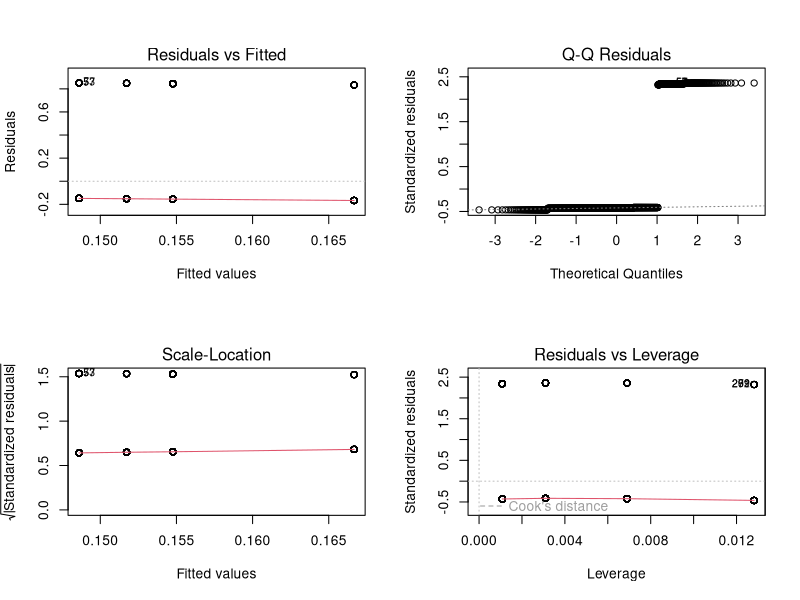

Source code (R):
# -------------------------------------------------------------------------
# Script 03: Inferential Analysis & Hypothesis Testing
# Member: Navoda D G H (IT23265806)
# Project: TPSM Work-Life Productivity Analysis
# -------------------------------------------------------------------------

# --- Block 1: Setup & Data Ingestion ---
# Loading the "Single Source of Truth" dataset
data <- read.csv("data/processed/cleaned_hr_data.csv")

# Ensure Independent Variable (IV) is a factor for grouping
data$WorkLifeBalance <- as.factor(data$WorkLifeBalance)

# Ensure Dependent Variable (DV) is numeric (Re-coded from factor if necessary)
data$Performance_Binary <- as.numeric(as.character(data$Performance_Binary))

# Create directory structure for outputs
dir.create("results/tables", recursive = TRUE, showWarnings = FALSE)
dir.create("results/plots", recursive = TRUE, showWarnings = FALSE)


# --- Block 2: Spearman Correlation ---
# Method: Spearman Rank Correlation (Non-parametric)
# Note: exact = FALSE is used to handle 'ties' in the ordinal Likert scale data
correlation_result <- cor.test(as.numeric(data$WorkLifeBalance), 
                               data$Performance_Binary, 
                               method = "spearman", 
                               exact = FALSE)

print(correlation_result)
capture.output(correlation_result, file = "results/tables/correlation_results.txt")


# --- Block 3: ANOVA & Assumption Testing ---
# Modeling Performance probability across Work-Life Balance levels
anova_model <- aov(Performance_Binary ~ WorkLifeBalance, data = data)
print(summary(anova_model))
capture.output(summary(anova_model), file = "results/tables/anova_results.txt")

# Validating Homogeneity of Variance using Levene's Test
if(!require(car)) install.packages("car") 
library(car)
levene_res <- leveneTest(Performance_Binary ~ WorkLifeBalance, data = data)
print(levene_res)
capture.output(levene_res, file = "results/tables/levene_test.txt")


# --- Block 4: Post-Hoc & Probability Mapping ---
# Identifying pairwise differences between WLB groups
tukey_res <- TukeyHSD(anova_model)
print(tukey_res)
capture.output(tukey_res, file = "results/tables/tukey_results.txt")

# Calculating the probability of "Outstanding Performance" per WLB category
# In a binary (0/1) variable, the Mean represents the Probability (percentage)
prob_stats <- aggregate(Performance_Binary ~ WorkLifeBalance, data = data, mean)
colnames(prob_stats) <- c("WLB_Level", "Probability_of_Outstanding")

write.csv(prob_stats, "results/tables/performance_probabilities.csv", row.names = FALSE)


# --- Block 5: Diagnostic Visualizations ---
# Saving the 4-panel diagnostic plot for model validation evidence
png("results/plots/anova_diagnostics.png", width = 800, height = 800)
par(mfrow = c(2, 2)) # Arrange plots in a 2x2 grid
plot(anova_model)
dev.off()

print("Script 03: Inferential Analysis successfully completed and exported.")
